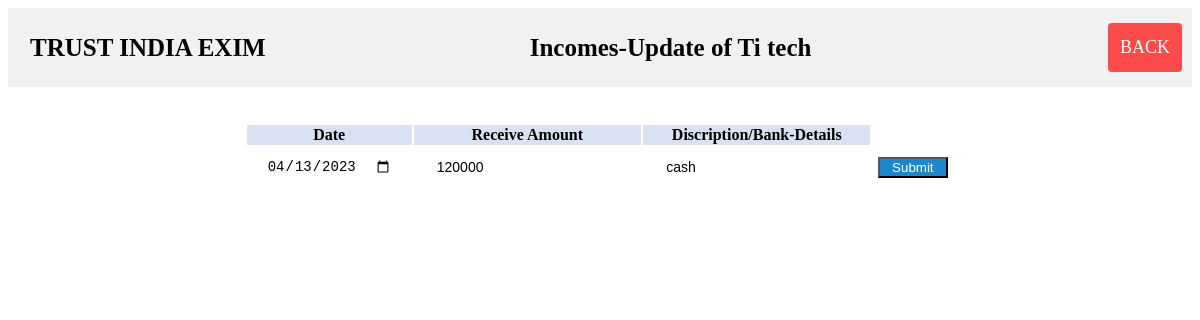
Screenshot of /in-update.php?id=17 with the database file from the repository.
### tables this page shows
CREATE TABLE `income` (
  `inid` bigint(255) NOT NULL,
  `cname` varchar(250) NOT NULL,
  `company_name` varchar(250) NOT NULL,
  `amount` int(250) NOT NULL,
  `amt_date` date NOT NULL,
  `des` text NOT NULL
);

### in-update.php (the view, shortened to what this page needs)
<?php
$conn = mysqli_connect("localhost", "root", "", "id20230661_myoffice");
    $id = $_GET["id"];
    $sql1="SELECT * FROM income WHERE inid=$id";
    $result1 = mysqli_query($conn,$sql1);
    $row = mysqli_fetch_array($result1);
    $cname=$row["cname"];
    $ramount=$row["amount"];
    $amdate=$row["amt_date"];
    $description=$row["des"];
?>
<!DOCTYPE html>
<html>
    <head>
        <link rel="stylesheet" href="style.css">
    </head>
    <div class="header">
    <a href="#default" class="logo">TRUST INDIA EXIM</a>
			<a href="#default" class="logo"> </a>
			<a href="#default" class="logo"> </a>
			<a href="#default" class="logo"> </a>
			<a href="#default" class="logo"> </a>
			<a href="#default" class="logo"> </a>
			<a href="#default" class="logo"> </a>
			<a href="#default" class="logo"> </a>
			<a href="#default" class="logo"> </a>
			<a href="#default" class="logo"> </a>
			<a href="#default" class="logo"> </a>
			<a href="#default" class="logo">Incomes-Update of <?php echo $cname;?></a>
            <div class="header-right">
              <a class="active" href="expenses-profit.php">BACK</a>
            </div>
          </div>
    </head>
    <body>
                <br>
                <br>
                <table style="width: 60%;" align="center">
                    <tr style="background: rgba(217,225,242,1.0);">
                        <th class="text-center">
                            Date
                        </th>
                        <th class="text-center">
                            Receive Amount
                        </th>
                        <th class="text-center">
                            Discription/Bank-Details
                        </th>
                    </tr>
                <form action="test1.php" method="post">
                            <tr>
                            <th><input type="Date" placeholder="Price Date" name="rdate" id="rdate" value="<?php echo $amdate;?>"  required></th>
                                <th><input type="number" placeholder="Receive Amount" name="ramt" id="ramt" value="<?php echo $ramount;?>"  required></th>
                                <th><input type="text" placeholder="description/bank-details" name="indb"  class="abc" id="indb" value="<?php echo $description;?>"  required></th>
                                <th class="text-center"><button type="submit" colspan="6" class="submit" id="b3">Submit</button></th>
                            </tr>
                            </form>
            </table>
    </body>
</html>

### in-update.php (style rules this page uses)
html { height: 100%; }
body { position: relative; height: 100%; }
body:before { content: ' '; position: absolute; top: 0; bottom: 0; left: 0; right: 0; background: url(background.png); background-position: center; background-repeat: no-repeat; background-attachment: fixed; z-index: -1; opacity: 2.5; }
.header { overflow: hidden; background-color: #f1f1f1; padding: 15px 10px; }
.header a { float: left; color: black; text-align: center; padding: 12px; text-decoration: none; font-size: 18px; line-height: 25px; border-radius: 4px; }
.header a.logo { font-size: 25px; font-weight: bold; }
.header a.active { background-color: rgb(253, 74, 74); color: white; }
.header-right { float: right; }
input { padding: 10px 10px; border: 0; font-size: 14px; }
.submit { width: 70px; background-color: #1c87c9; color: #ffffff; }

### rows the page displays
income: cname "Ti tech", rdate "04/13/2023", ramt "120000", indb "cash"
